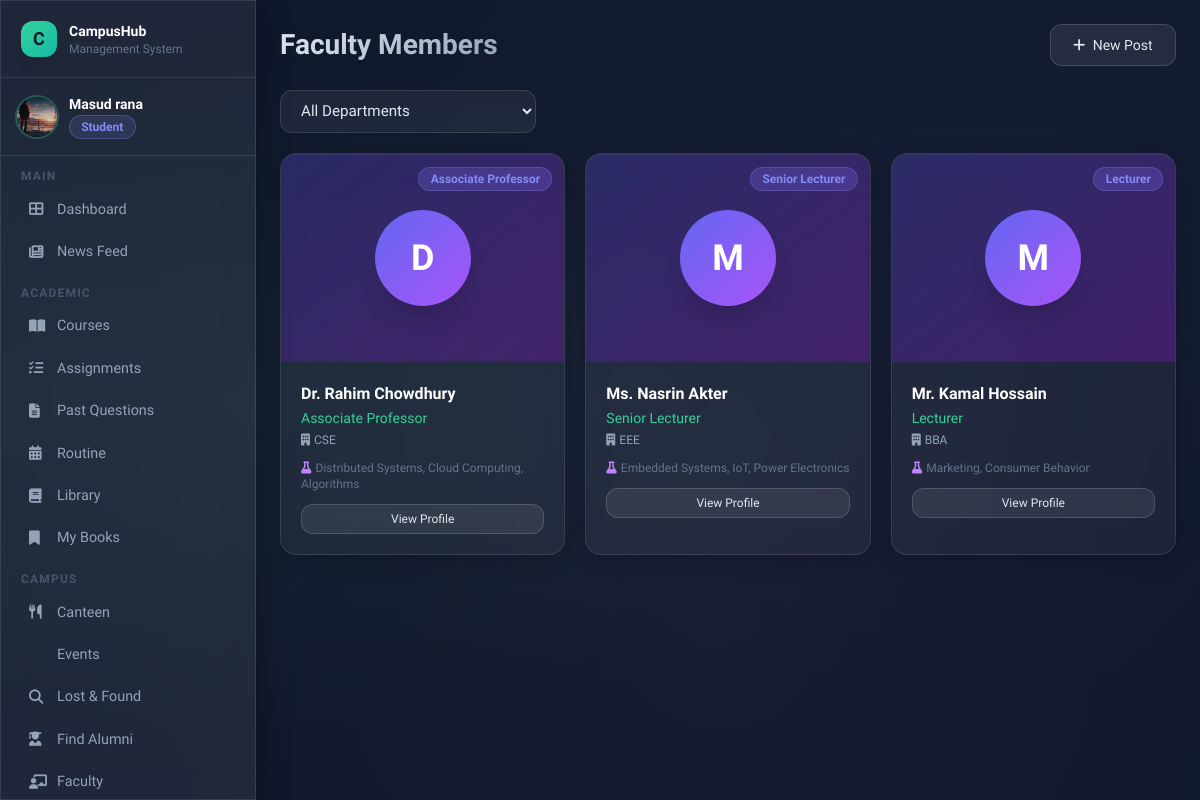
Page /users/faculty/ (signed in) on the committed database.
### users/models.py (models this page shows, shortened)
class User(AbstractUser):
    ROLE_CHOICES = [
        ('admin', 'Admin'),
        ('teacher', 'Teacher'),
        ('student', 'Student'),
        ('alumni', 'Alumni'),
    ]
    email = models.EmailField(unique=True)
    phone = models.CharField(max_length=20, blank=True)
    role = models.CharField(max_length=20, choices=ROLE_CHOICES, default='student')
    profile_picture = models.ImageField(upload_to='profile_pics/', blank=True, null=True)
    USERNAME_FIELD = 'email'
    REQUIRED_FIELDS = ['username']
    def is_student(self): return self.role == 'student'
    def is_alumni(self): return self.role == 'alumni'
    def is_admin_role(self): return self.role == 'admin'

class Faculty(models.Model):
    RANK_CHOICES = [
        ('professor', 'Professor'),
        ('associate_professor', 'Associate Professor'),
        ('assistant_professor', 'Assistant Professor'),
        ('lecturer', 'Lecturer'),
        ('senior_lecturer', 'Senior Lecturer'),
        ('adjunct', 'Adjunct Faculty'),
    ]
    name = models.CharField(max_length=200)
    department = models.CharField(max_length=100)
    designation = models.CharField(max_length=100)
    rank = models.CharField(max_length=30, choices=RANK_CHOICES, default='lecturer')
    email = models.EmailField(blank=True)
    phone = models.CharField(max_length=20, blank=True)
    office_room = models.CharField(max_length=50, blank=True)
    photo = models.ImageField(upload_to='faculty_photos/', blank=True, null=True)
    bio = models.TextField(blank=True)
    research_interest = models.CharField(max_length=300, blank=True)
    joined_year = models.IntegerField(null=True, blank=True)
    is_active = models.BooleanField(default=True)
    order = models.IntegerField(default=0, help_text='Display order (lower = shown first)')
    linked_user = models.OneToOneField(
        User, on_delete=models.SET_NULL, null=True, blank=True,
        related_name='faculty_profile',
        help_text='Link to a teacher user account (optional)'
    )
    class Meta:
        ordering = ['order', 'name']
        verbose_name_plural = 'Faculty Members'

### users/views.py (the view)
# urls.py: path('faculty/', views.faculty_list, name='faculty_list'),
@login_required
def faculty_list(request):
    department_filter = request.GET.get('dept', '')
    faculty = Faculty.objects.filter(is_active=True)
    if department_filter:
        faculty = faculty.filter(department=department_filter)
    departments = Faculty.objects.filter(is_active=True).values_list(
        'department', flat=True
    ).distinct().order_by('department')
    return render(request, 'users/faculty_list.html', {
        'faculty': faculty,
        'departments': departments,
        'department_filter': department_filter,
    })

### templates/users/faculty_list.html (shortened to what this page needs)
{% extends 'base.html' %}
{% block page_title %}Faculty Members{% endblock %}
{% block content %}
<div class="flex items-center justify-between mb-5">
  <form method="get" class="flex gap-3 items-center">
    <select name="dept" class="form-input w-64" onchange="this.form.submit()">
      <option value="">All Departments</option>
    </select>
  </form>
</div>
<div class="grid grid-cols-3 gap-5">
{% for member in faculty %}
<div class="glass-card overflow-hidden group">
  <div class="relative h-52 overflow-hidden">
    {% if member.photo %}
      <img src="{{ member.photo.url }}" class="w-full h-full object-cover object-top group-hover:scale-105 transition-transform duration-300">
    {% else %}
      <div class="w-full h-full bg-gradient-to-br from-indigo-900/60 to-purple-900/60 flex items-center justify-center">
        <div class="w-24 h-24 rounded-full bg-gradient-to-br from-indigo-500 to-purple-500 flex items-center justify-center text-white text-4xl font-bold shadow-xl">
          {{ member.name|first|upper }}
        </div>
      </div>
    {% endif %}
    <div class="absolute top-3 right-3">
      <span class="badge badge-blue text-xs backdrop-blur-sm">{{ member.get_rank_display }}</span>
    </div>
  </div>
  <div class="p-5">
    <h3 class="font-bold text-white text-base mb-0.5">{{ member.name }}</h3>
    <div class="text-sm text-emerald-400 font-medium mb-1">{{ member.designation }}</div>
    <div class="text-xs text-slate-400 mb-3 flex items-center gap-1">
      <i class="fas fa-building"></i> {{ member.department }}
    </div>
    {% if member.research_interest %}
      <div class="text-xs text-slate-500 mb-3 line-clamp-2">
        <i class="fas fa-flask mr-1 text-purple-400"></i>{{ member.research_interest }}
      </div>
    {% endif %}
    <div class="flex gap-2 mt-3">
      <a href="{% url 'faculty_detail' member.pk %}" class="btn-secondary text-xs py-1.5 flex-1 text-center">View Profile</a>
    </div>
  </div>
</div>
{% endfor %}
</div>
{% endblock %}

### templates/base.html (shortened to what this page needs)
<!DOCTYPE html>
<html lang="en">
<head>
<script src="https://cdn.tailwindcss.com"></script>
<link rel="stylesheet" href="https://cdnjs.cloudflare.com/ajax/libs/font-awesome/6.4.0/css/all.min.css">
</head>
<body>
<div class="mesh-bg"></div>
{% if user.is_authenticated %}
<div class="flex min-h-screen">
  <aside class="w-64 flex-shrink-0 glass border-r border-white/10 flex flex-col fixed h-full z-20 overflow-y-auto scrollbar-thin">
    <div class="p-5 border-b border-white/10">
      <div class="flex items-center gap-3">
        <div class="w-9 h-9 rounded-xl bg-gradient-to-br from-emerald-400 to-teal-500 flex items-center justify-center text-slate-900 font-bold text-lg shadow-lg">C</div>
        <div>
          <div class="font-bold text-white text-sm">CampusHub</div>
          <div class="text-xs text-slate-500">Management System</div>
        </div>
      </div>
    </div>
    <div class="p-4 border-b border-white/10">
      <div class="flex items-center gap-3">
        {% if user.profile_picture %}
          <img src="{{ user.profile_picture.url }}" class="w-10 h-10 rounded-full object-cover ring-2 ring-emerald-400/30">
        {% else %}
          <div class="w-10 h-10 rounded-full bg-gradient-to-br from-indigo-500 to-purple-500 flex items-center justify-center text-white font-bold text-sm">
            {{ user.first_name|first|upper }}{{ user.last_name|first|upper }}
          </div>
        {% endif %}
        <div class="overflow-hidden">
          <div class="font-semibold text-sm text-white truncate">{{ user.get_full_name|default:user.username }}</div>
          <span class="badge {% if user.role == 'student' %}badge-blue{% elif user.role == 'teacher' %}badge-green{% elif user.role == 'alumni' %}badge-pink{% else %}badge-yellow{% endif %} text-xs">{{ user.role|title }}</span>
        </div>
      </div>
    </div>
    <nav class="p-3 flex-1">
      <div class="mb-2">
        <p class="text-xs text-slate-600 uppercase tracking-widest px-2 mb-1 font-semibold">Main</p>
        <a href="{% url 'dashboard' %}" class="sidebar-link {% if request.resolver_match.url_name == 'dashboard' %}active{% endif %}">
          <i class="fas fa-th-large w-4"></i> Dashboard
        </a>
        <a href="{% url 'post_list' %}" class="sidebar-link {% if 'post' in request.resolver_match.url_name %}active{% endif %}">
          <i class="fas fa-newspaper w-4"></i> News Feed
        </a>
      </div>
      {% if not user.is_alumni %}
      <div class="mb-2">
        <p class="text-xs text-slate-600 uppercase tracking-widest px-2 mb-1 mt-3 font-semibold">Academic</p>
        <a href="{% url 'course_list' %}" class="sidebar-link">
          <i class="fas fa-book-open w-4"></i> Courses
        </a>
        <a href="{% url 'assignment_list' %}" class="sidebar-link">
          <i class="fas fa-tasks w-4"></i> Assignments
        </a>
        <a href="{% url 'previous_questions' %}" class="sidebar-link">
          <i class="fas fa-file-alt w-4"></i> Past Questions
        </a>
        <a href="{% url 'routine' %}" class="sidebar-link">
          <i class="fas fa-calendar-alt w-4"></i> Routine
        </a>
        <a href="{% url 'book_list' %}" class="sidebar-link">
          <i class="fas fa-book w-4"></i> Library
        </a>
        <a href="{% url 'my_books' %}" class="sidebar-link">
          <i class="fas fa-bookmark w-4"></i> My Books
        </a>
      </div>
      {% endif %}
      <div class="mb-2">
        <p class="text-xs text-slate-600 uppercase tracking-widest px-2 mb-1 mt-3 font-semibold">Campus</p>
        <a href="{% url 'canteen_menu' %}" class="sidebar-link">
          <i class="fas fa-utensils w-4"></i> Canteen
        </a>
        <a href="{% url 'event_list' %}" class="sidebar-link">
           Events
        </a>
        <a href="{% url 'lost_found' %}" class="sidebar-link">
          <i class="fas fa-search w-4"></i> Lost & Found
        </a>
        {% if user.is_student %}
        <a href="{% url 'alumni_list' %}" class="sidebar-link">
          <i class="fas fa-user-graduate w-4"></i> Find Alumni
        </a>
        {% endif %}
        <a href="{% url 'faculty_list' %}" class="sidebar-link">
          <i class="fas fa-chalkboard-teacher w-4"></i> Faculty
        </a>
      </div>
    </nav>
  </aside>
  <main class="flex-1 ml-64 p-6 min-h-screen">
    <header class="flex items-center justify-between mb-6">
      <div>
        {% block page_header %}<h1 class="page-title">{% block page_title %}Dashboard{% endblock %}</h1>{% endblock %}
      </div>
      <div class="flex items-center gap-3">
        <a href="{% url 'create_post' %}" class="btn-secondary text-sm"><i class="fas fa-plus mr-1"></i> New Post</a>
      </div>
    </header>
    {% block content %}{% endblock %}
  </main>
</div>
{% else %}
{% block auth_content %}{% endblock %}
{% endif %}
</body>
</html>

### templates/base.html (style rules this page uses)
:root { --glass: rgba(255,255,255,0.07); --glass-border: rgba(255,255,255,0.12); --accent: #6ee7b7; --accent2: #818cf8; --accent3: #f9a8d4; }
* { font-family: 'Sora', sans-serif; }
body { background: #0f172a; color: #e2e8f0; min-height: 100vh; }
.glass { background: var(--glass); backdrop-filter: blur(16px); -webkit-backdrop-filter: blur(16px); border: 1px solid var(--glass-border); box-shadow: 0 8px 32px rgba(0,0,0,0.3); }
.glass-card { background: rgba(255,255,255,0.05); backdrop-filter: blur(12px); border: 1px solid rgba(255,255,255,0.1); border-radius: 1rem; box-shadow: 0 4px 24px rgba(0,0,0,0.2), inset 0 1px 0 rgba(255,255,255,0.08); transition: transform 0.2s ease, box-shadow 0.2s ease; }
.btn-secondary { background: rgba(255,255,255,0.08); border: 1px solid rgba(255,255,255,0.15); color: #e2e8f0; font-weight: 500; padding: 0.6rem 1.4rem; border-radius: 0.75rem; transition: all 0.2s; cursor: pointer; display: inline-block; text-decoration: none; }
.form-input { background: rgba(255,255,255,0.06); border: 1px solid rgba(255,255,255,0.12); color: #e2e8f0; padding: 0.65rem 1rem; border-radius: 0.75rem; width: 100%; transition: border-color 0.2s, box-shadow 0.2s; font-size: 0.95rem; }
.form-input::placeholder { color: #64748b; }
.badge { display: inline-flex; align-items: center; gap: 0.3rem; padding: 0.2rem 0.7rem; border-radius: 9999px; font-size: 0.75rem; font-weight: 600; }
.badge-blue { background: rgba(129,140,248,0.15); color: #818cf8; border: 1px solid rgba(129,140,248,0.3); }
.sidebar-link { display: flex; align-items: center; gap: 0.75rem; padding: 0.65rem 1rem; border-radius: 0.75rem; color: #94a3b8; font-size: 0.9rem; font-weight: 500; transition: all 0.2s; text-decoration: none; }
.page-title { font-size: 1.75rem; font-weight: 700; background: linear-gradient(135deg, #e2e8f0, #94a3b8); -webkit-background-clip: text; -webkit-text-fill-color: transparent; }
.mesh-bg { position: fixed; inset: 0; z-index: -1; background: radial-gradient(ellipse at 20% 50%, rgba(110,231,183,0.05) 0%, transparent 60%), radial-gradient(ellipse at 80% 20%, rgba(129,140,248,0.05) 0%, transparent 60%), radial-gradient(ellipse at 60% 80%, rgba(249,168,212,0.04) 0%, transparent 60%), #0f172a; }
select.form-input option { background: #1e293b; }

### rows in the picture
User: profile_picture (picture), get_full_name "Masud rana", role "Student"
Faculty: name|first "D", rank "Associate Professor", name "Dr. Rahim Chowdhury", designation "Associate Professor", department "CSE", research_interest "Distributed Systems, Cloud Computing, Algorithms"
Faculty: name|first "M", rank "Senior Lecturer", name "Ms. Nasrin Akter", designation "Senior Lecturer", department "EEE", research_interest "Embedded Systems, IoT, Power Electronics"
Faculty: name|first "M", rank "Lecturer", name "Mr. Kamal Hossain", designation "Lecturer", department "BBA", research_interest "Marketing, Consumer Behavior"
